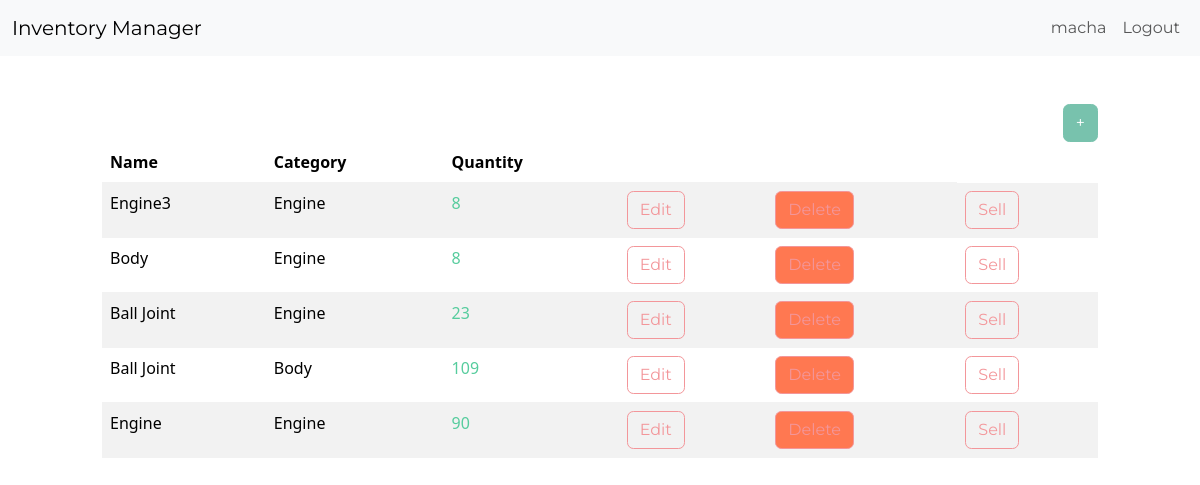
The page /dashboard/ (signed in) on the database its author committed.
### inventory/models.py (models this page shows, shortened)
class InventoryItem(models.Model):
    name = models.CharField(max_length=100)
    quantity = models.IntegerField()
    category = models.ForeignKey('Category', on_delete=models.SET_NULL, null=True, blank=True)
    date_created = models.DateTimeField(auto_now_add=True)
    user = models.ForeignKey(User, on_delete=models.CASCADE)

class Category(models.Model):
    name = models.CharField(max_length=200)
    class Meta:
        verbose_name_plural = 'Categories'

### inventory/views.py (the view)
# urls.py: path('dashboard/', Dashboard.as_view(), name='dashboard'),
class Dashboard(LoginRequiredMixin,View):
    def get(self, request):
        items = InventoryItem.objects.filter(user=self.request.user.id).order_by('id')
        low_inventory = InventoryItem.objects.filter(
            user=self.request.user.id,
            quantity__lte= LOW_QUANTITY
             )
        if low_inventory.count() > 0:
            if low_inventory.count() > 1:
                messages.error(request, f'{low_inventory.count()} items are running low on inventory')
            else:
                messages.error(request, f'{low_inventory.count()} item is running low on inventory')
        low_inventory_ids = InventoryItem.objects.filter(
            user=self.request.user.id,
            quantity__lte= LOW_QUANTITY
             ).values_list('id', flat=True)
        return render(request, 'inventory/dashboard.html', {'items': items, 'low_inventory_ids': low_inventory_ids})

### inventory/templates/inventory/dashboard.html (shortened to what this page needs)
{% extends 'Inventory/base.html' %}
{% block content %}
  <div class="row">
    <div class="col-12 col-md-10 mx-auto mt-5">
      <div class="d-flex justify-content-end">
        <a href="{% url 'add-item' %}" class="btn btn-primary">+</a>
      </div>
      <table class="table table-hover table-striped">
        <thead>
          <tr>
            <th scope="col">Name</th>
            <th scope="col">Category</th>
            <th scope="col">Quantity</th>
            <th scope="col"></th>
            <th scope="col"></th>
          </tr>
        </thead>
        <tbody>
          {% for item in items %}
            <tr>
              <td>{{ item.name }}</td>
              <td>{{ item.category.name }}</td>
              {% if item.id in low_inventory_ids %}
                <td class="text-danger">{{ item.quantity }}</td>
              {% else %}
                <td class="text-success">{{ item.quantity }}</td>
              {% endif %}
              <td>
                <a href="{% url 'edit-item' item.id %}" class="btn btn-outline-secondary">Edit</a>
              </td>
              <td>
                <a href="{% url 'delete-item' item.id %}" class="btn btn-danger btn-outline-secondary">Delete</a>
              </td>
              <td>
                <a href="{% url 'sell-item' item.id %}" class="btn btn-outline-secondary">Sell</a>
              </td>
            </tr>
          {% endfor %}
        </tbody>
      </table>
    </div>
  </div>
{% endblock %}

### inventory/templates/inventory/navigation.html (shortened to what this page needs)
<nav class="navbar navbar-expand-lg bg-light">
  <div class="container-fluid">
    <a class="navbar-brand" href="{% url 'index' %}">Inventory Manager</a>
    <div class="collapse navbar-collapse justify-content-end" id="navbarNav">
      <ul class="navbar-nav">
        {% if user.is_authenticated %}
            <li class="nav-item">
            <a class="nav-link" href="#">{{user.username}}</a>
            </li>
            <li class="nav-item">
            <a class="nav-link" href="{% url 'logout'%}">Logout</a>
            </li>
        {% endif %}
      </ul>
    </div>
  </div>
</nav>

### rows shown on the page
InventoryItem: name "Engine3", category.name "Engine", quantity "8"
InventoryItem: name "Body", category.name "Engine", quantity "8"
InventoryItem: name "Ball Joint", category.name "Engine", quantity "23"
InventoryItem: name "Ball Joint", category.name "Body", quantity "109"
InventoryItem: name "Engine", category.name "Engine", quantity "90"

### other values the page prints
{{ user.username }} "macha"
